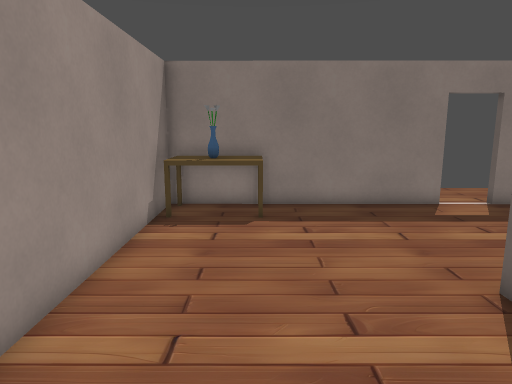
view 1 (above)

19 first-person views from a walk through a 3-D level made in the Godot game engine. The camera is 1.5 m above the floor, tilts 10° down and sees 70° across. Doors that lead somewhere are drawn open, without their leaves. The floor is counted in squares, 0.5 m on a side. Each view is taken from the middle of a square. On the plan, view 1 faces up. The plan holds only what a view shows up to about 20 squares ahead; the rest is blank. The place goes on beyond the plan. Characters and animated objects are left out.

view 2
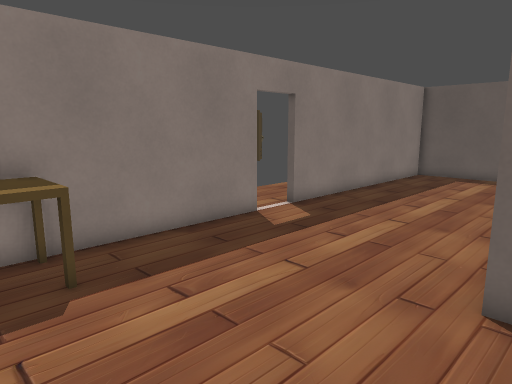

view 3
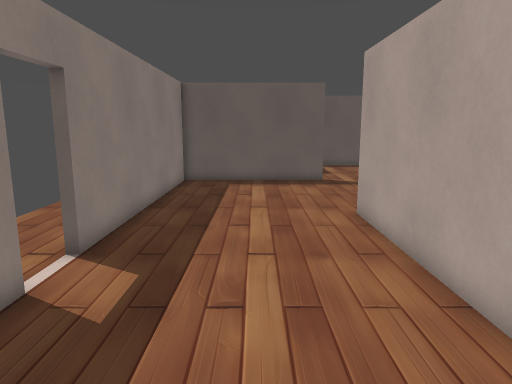

view 4
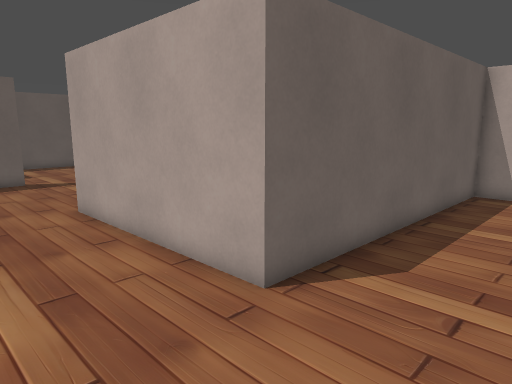

view 5
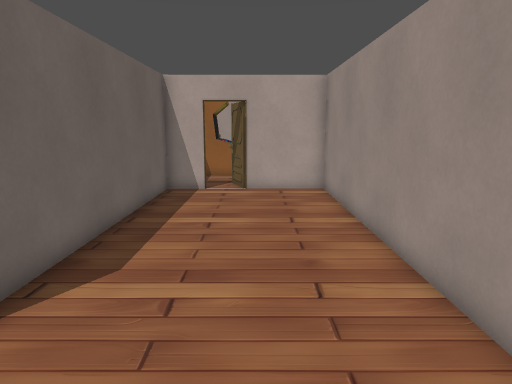

view 6
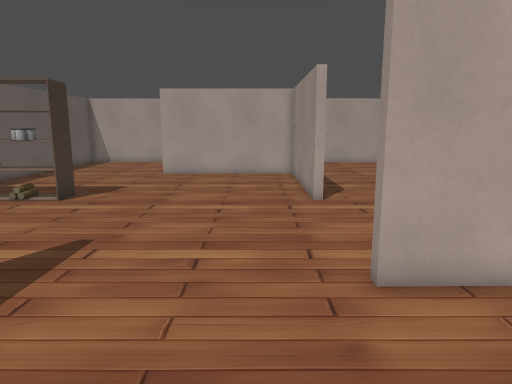

view 7
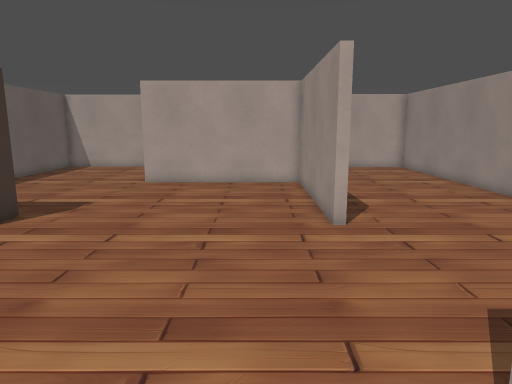

view 8
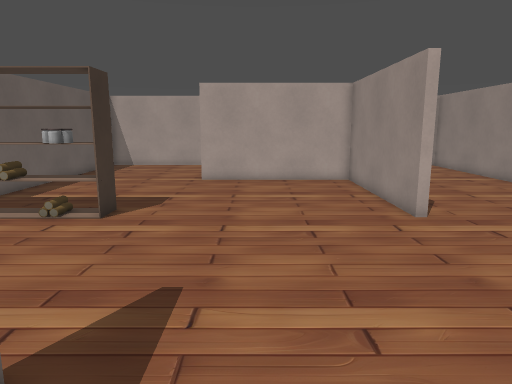

view 9
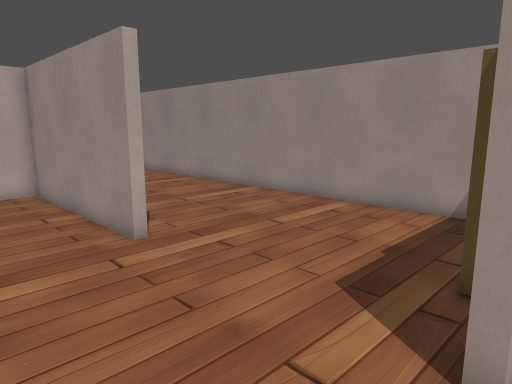

view 10
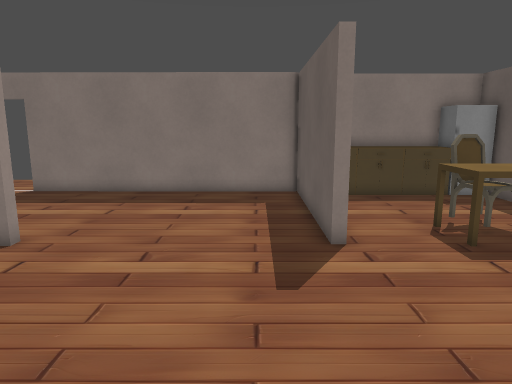

view 11
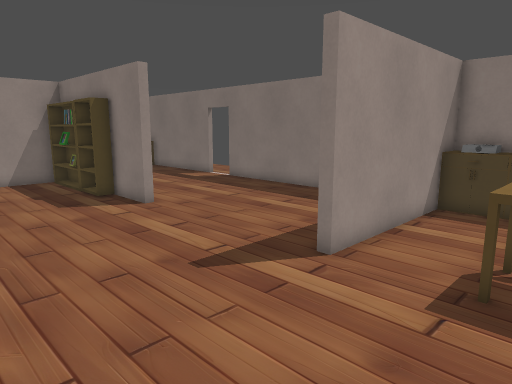

view 12
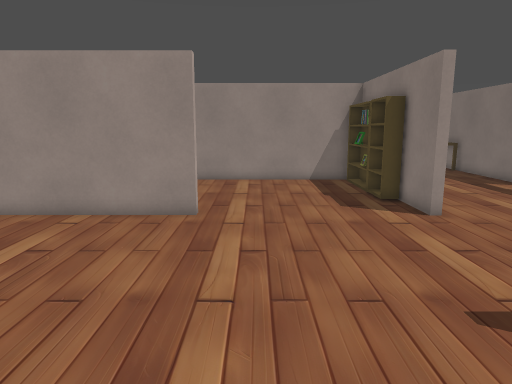

view 13
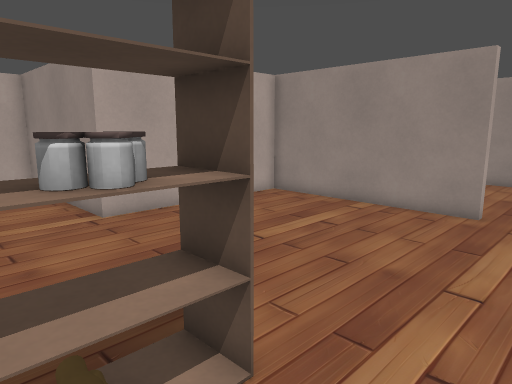

view 14
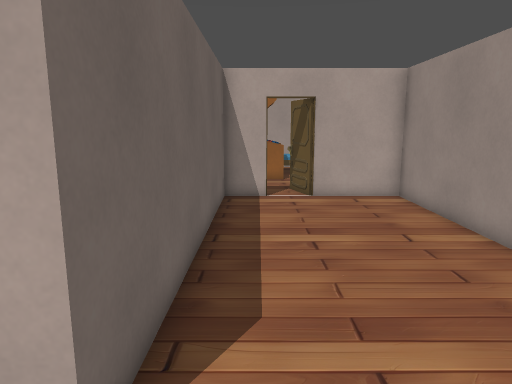

view 15
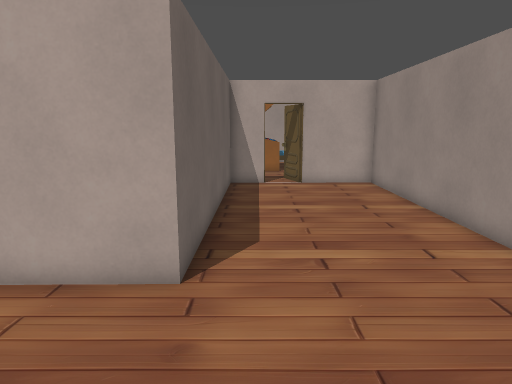

view 16
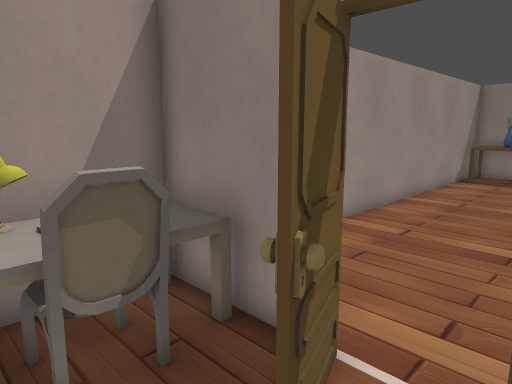

view 17
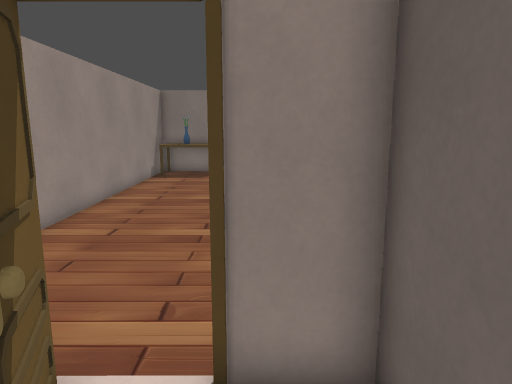

view 18
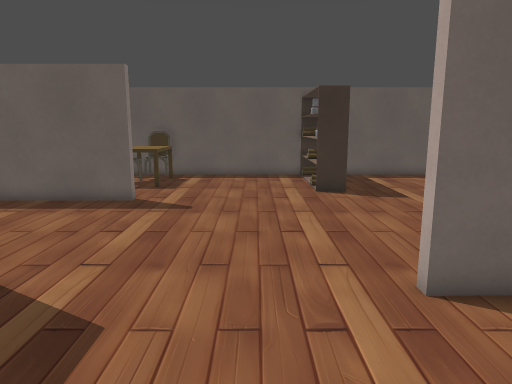

view 19
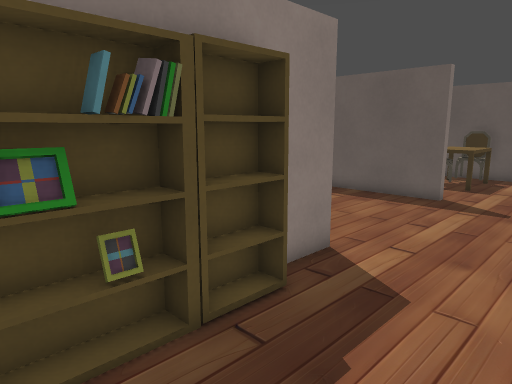

### Floor plan
Points are (right, up) in squares from view 1. A wall is a line through its corners. A room is listed if a view was taken in it or the views show most of it. See-through windows are left out.
Room 1 (views 1, 2, 3, 4, 5, 6, 7, 8, 9, 10, 11, 12, 13, 14, 15, 18, 19)
walls: (11, 6) (11, 5.2) (5.1, 5.2); (8.8, 5.2) (8.1, 5.1); (13.2, -3.6) (13.2, -2.1) (13.6, -2.1) (13.6, -11.1) (22.2, -11.1); (8.8, 5.9) (5.4, 5.9); (7.5, 5.4) (6.5, 5.4); (4.8, 5.4) (4.8, -11.4); (24.2, -3.4) (24.2, -1.9) (27.4, -1.9); (4.4, -7) (4.5, 6.3) (13.6, 6.4) (13.6, 5.9) (9.6, 5.9); (7.4, 14.2) (-3.4, 14.3) (-3.4, -7) (0.6, -7) (0.9, -7.9); (2.5, -7) (4.5, -7); (26.5, 7.7) (26.1, 8.7); (22.4, 14.5) (22.4, 6.2) (22, 6.2) (22, 14.1) (9.4, 14.2); (27.5, 9) (26.1, 8.5)
low walls: (8.1, 5.4) (7.7, 5.4); (27, 5.9) (25.5, 5.9) (25.5, 8.1); (27.5, 7.5) (26.7, 7.2) (26.5, 7.6); (27.6, 8.8) (26.2, 8.3); (0.2, 12.1) (-3.1, 12.1)
ways out: opening at (2, -7) to room 2; open door at (8.5, 14)
objects: stove (23, 13) to (24, 14); cabinet (25, 13) to (26, 14); cabinet (27, 13) to (27, 14)
Room 2 (views 16, 17)
walls: (-0.5, -8.9) (-1.1, -8.8); (-0.6, -8.9) (-1.1, -8.9); (-0.6, -8.9) (-0.6, -10.1) (-2.2, -10.1); (-0.8, -8.6) (-0.8, -10.1); (1.6, -8.9) (1, -9.1); (0.9, -7.9) (1.3, -9); (-0.3, -7.2) (-3.4, -7.2) (-3.3, -10.1); (4.4, -9.2) (4.4, -7); (4.4, -7.1) (2.4, -7.2)
low walls: (-1.1, -10) (-1.1, -10.5); (-1.1, -7.4) (-1.1, -8.6)
ways out: opening at (2, -7) to room 1

Where each view was taken, in squares from view 1:
view 1: 0 up, 0 right, facing up
view 2: 5 up, 2 left, facing up-right
view 3: 10 up, 1 right, facing right
view 4: 11 up, 0 right, facing down-right
view 5: 11 up, 0 right, facing down
view 6: 13 up, 16 right, facing down
view 7: 9 up, 16 right, facing down
view 8: 10 up, 19 right, facing down
view 9: 7 up, 18 right, facing down-left
view 10: 3 down, 20 right, facing up
view 11: 1 down, 27 right, facing up-left
view 12: 0 up, 26 right, facing left
view 13: 1 up, 27 right, facing down-left
view 14: 9 up, 3 right, facing down
view 15: 13 up, 3 right, facing down
view 16: 11 down, 3 right, facing up-left
view 17: 11 down, 3 right, facing up
view 18: 1 up, 7 right, facing right
view 19: 1 up, 6 right, facing up-right
